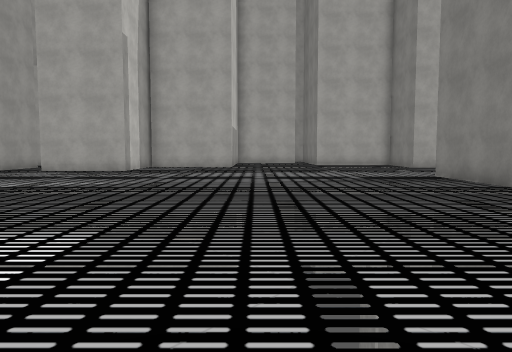
view 1 (above)

24 first-person views from a walk through a scene from a Unity 3-D project. The camera is 1.4 m above the floor, tilts 4° down and sees 70° across. The floor is counted in squares, 2 m on a side. Each view is taken from the middle of a square. On the plan, view 1 faces up. The plan holds only what a view shows up to about 11 squares ahead; the rest is blank. The place goes on beyond the plan. The player character is not drawn. Some surface patterns are stand-ins.

view 2
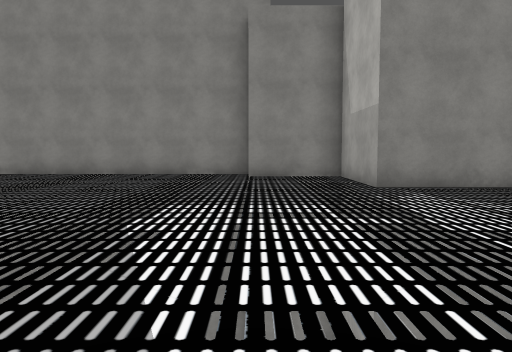

view 3
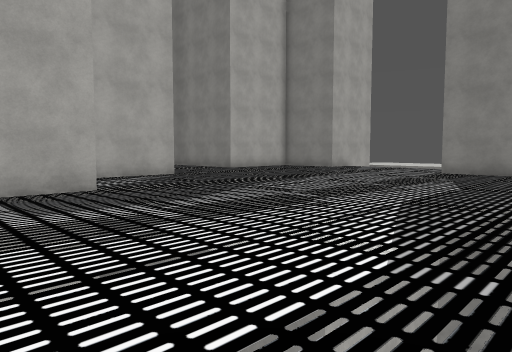

view 4
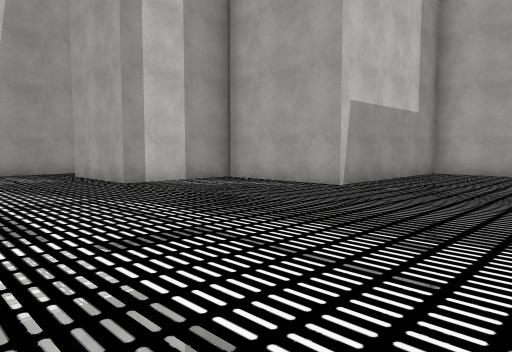

view 5
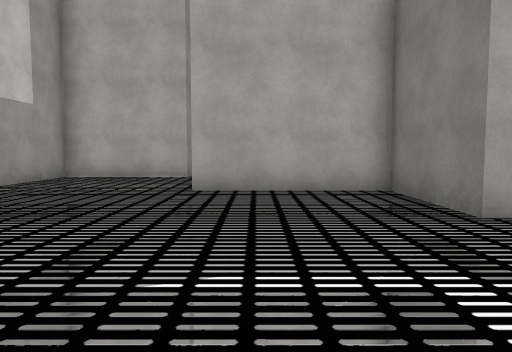

view 6
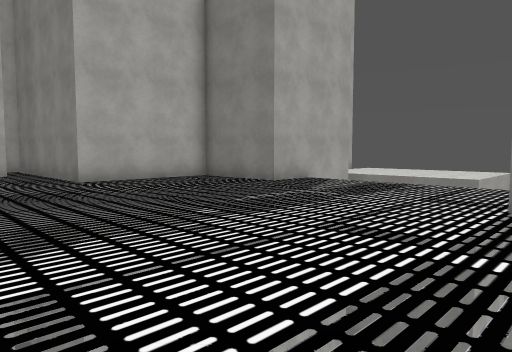

view 7
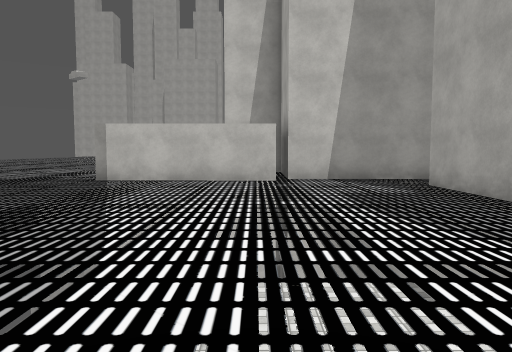

view 8
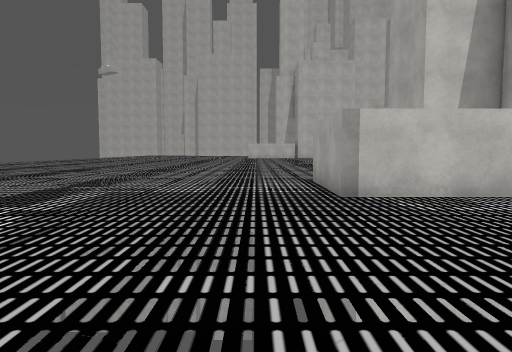

view 9
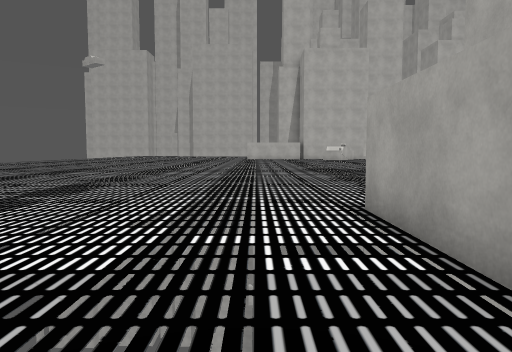

view 10
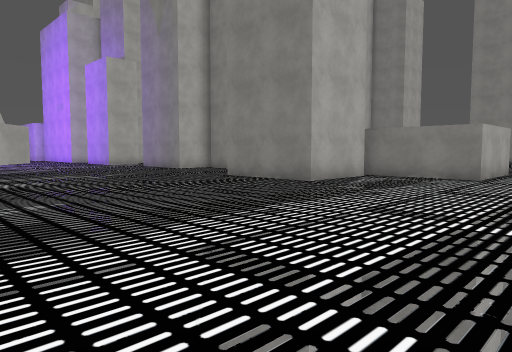

view 11
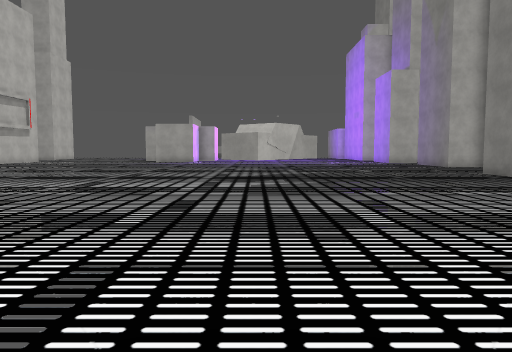

view 12
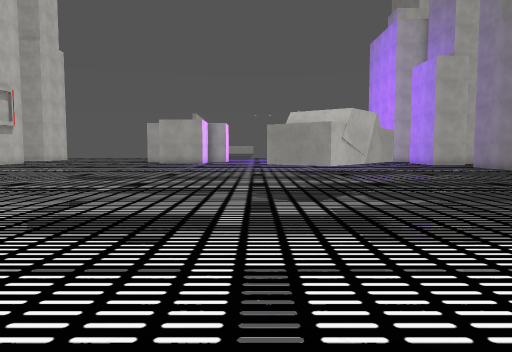

view 13
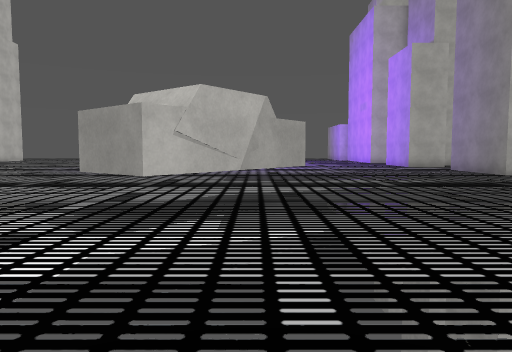

view 14
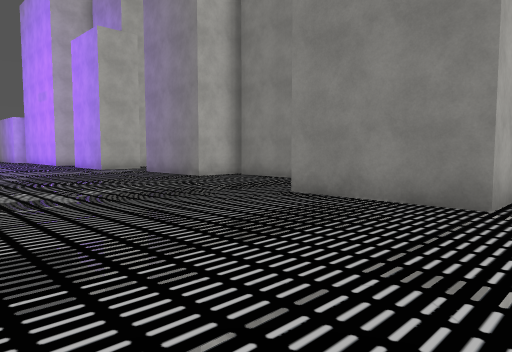

view 15
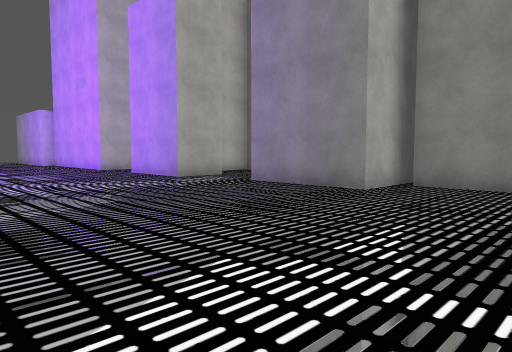

view 16
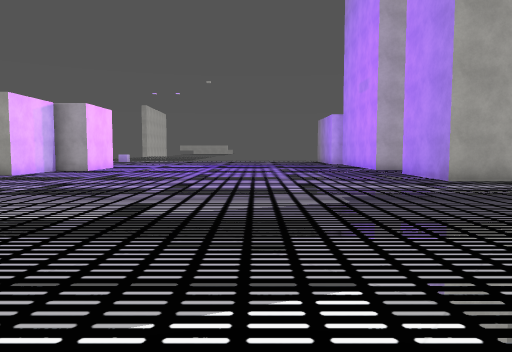

view 17
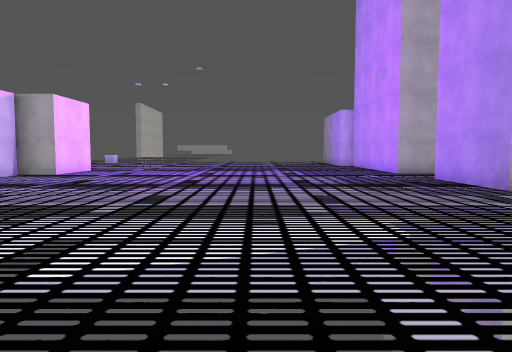

view 18
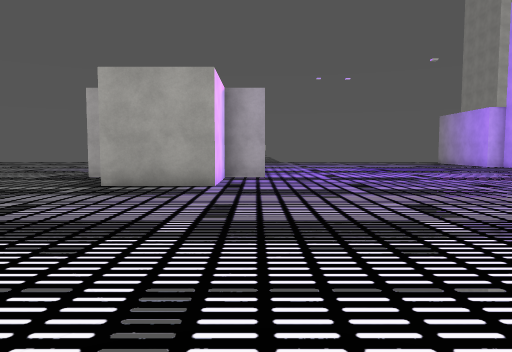

view 19
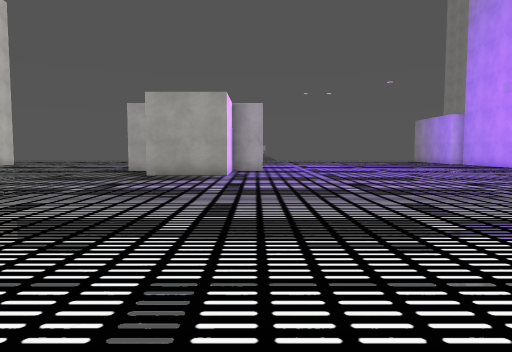

view 20
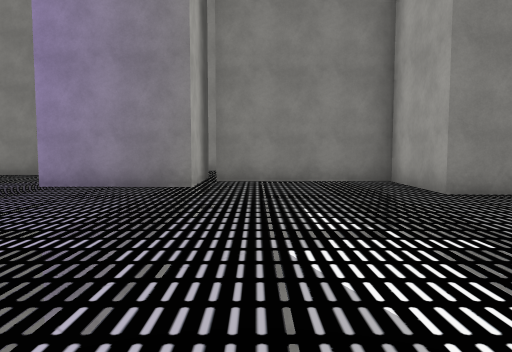

view 21
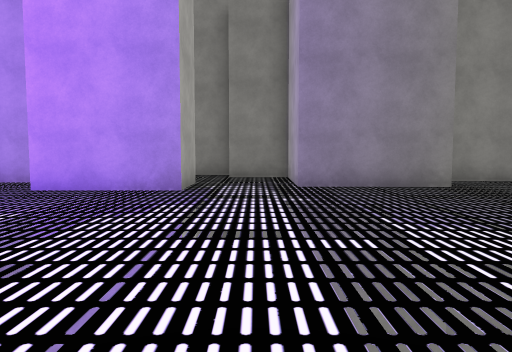

view 22
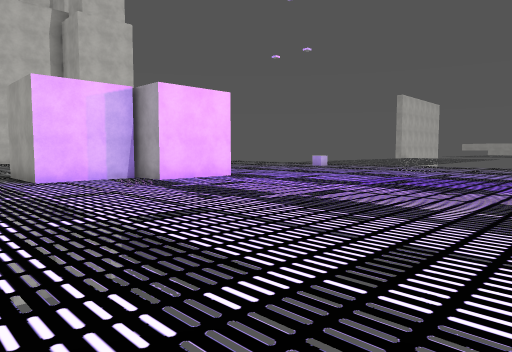

view 23
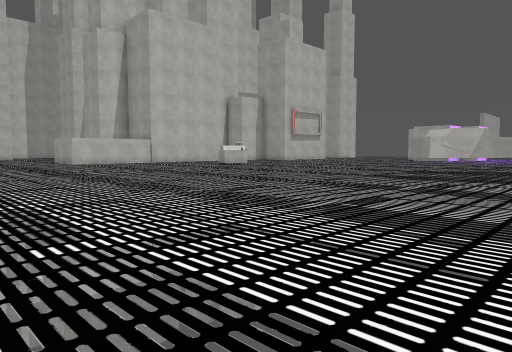

view 24
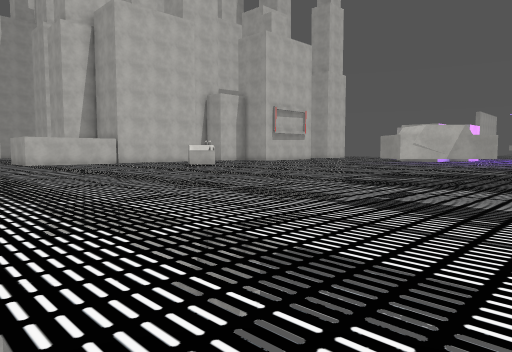

### Floor plan
Points are (right, up) in squares from view 1. A wall is a line through its corners. A room is listed if a view was taken in it or the views show most of it. See-through windows are left out.
Room 1 (views 1, 2, 3, 4, 5, 6, 7, 8, 9, 10, 11, 12, 13, 14, 15, 16, 17, 18, 19, 20, 21, 22, 23, 24)
walls: (-11.8, 8) (-14.2, 8) (-14.2, 11) (-11.7, 10.9) (-11.7, 15); (-19.3, 10.3) (-21, 8.1) (-21.9, 8.8); (-8.4, 9.5) (-8.5, 5.3) (-11.3, 5.3) (-11.3, 8.4); (-8.9, 13.3) (-8.9, 9.8); (-10.6, 15.2) (-13, 15.2) (-13, 18.2) (-10.8, 18.2); (-10.5, 18.1) (-10.4, 19.7); (-12, 20.3) (-13.6, 20.3) (-13.6, 23); (-9.6, 19.7) (-9.6, 21.4); (-12, 23.9) (-12, 24.6); (-24.8, 24.5) (-24.8, 22.2) (-27.1, 22.2); (-23.8, 25.5) (-23.8, 24.5) (-25.1, 24.5); (0.9, -2.9) (0.9, -0.3) (3.9, -0.3) (3.9, 2.2); (2.2, 20.6) (-1, 20.6) (-1, 15.4) (-4.5, 15.4) (-4.5, 12.5) (-7.4, 12.5); (4.9, 2.1) (4.9, 9.9); (8.5, 14.7) (6.3, 14.7) (6.3, 17.4) (2.9, 17.4) (2.9, 21.8)
ways out: opening at (-8, 12)

Positions as (right, up) in squares from view 1, and headings:
1: (0, 0), facing up
2: (-6, 2), facing right
3: (-7, 6), facing up-right
4: (3, 9), facing up-left
5: (4, 11), facing up
6: (0, 9), facing up-right
7: (0, 9), facing left
8: (-3, 4), facing left
9: (-7, 4), facing left
10: (-21, 3), facing up-right
11: (-21, 0), facing up
12: (-22, 3), facing up
13: (-20, 5), facing up
14: (-19, 7), facing up-right
15: (-19, 12), facing up-right
16: (-18, 12), facing up
17: (-18, 14), facing up
18: (-24, 15), facing up
19: (-24, 12), facing up
20: (-20, 14), facing right
21: (-20, 19), facing right
22: (-16, 20), facing up-left
23: (-17, -3), facing up-left
24: (-17, -1), facing up-left
